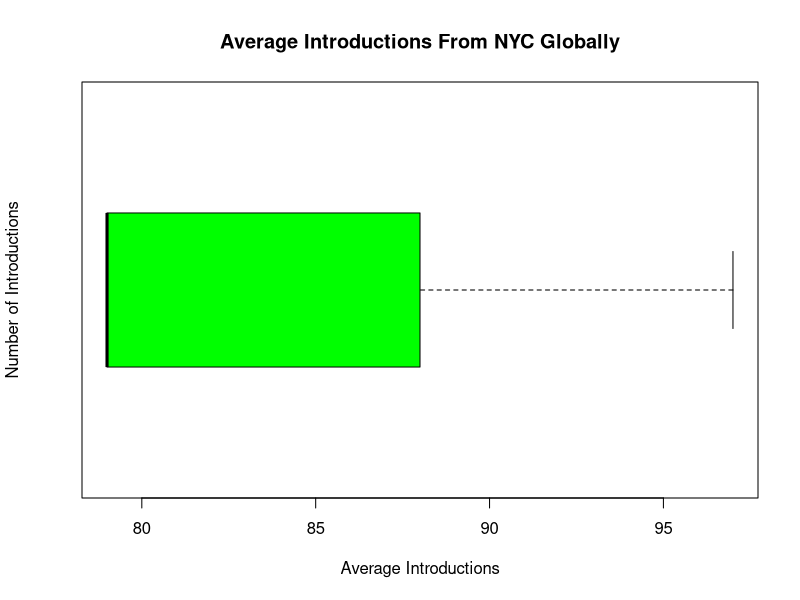
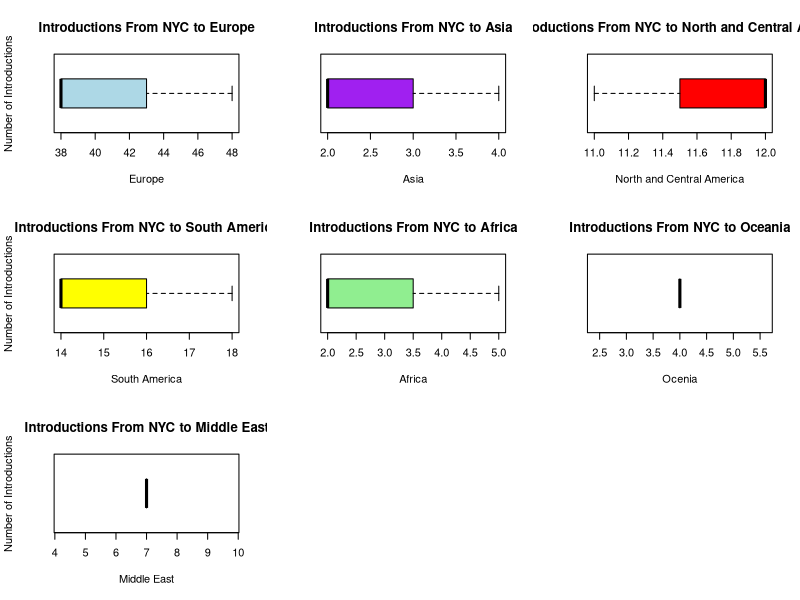

The R script that drew these images, in order:
# Make the dataframe with the results and the make boxplots

# data 
data <- data.frame("Total" = c(79,79,97), "EU" = c(38,38,48), "Asia" = c(2,2,4), "NCA" = c(12,12,11), "Oceania" = c(4,4,4), 
                   "SA" = c(14,14,18), "Africa"=c(2,2,5), "ME"=c(7,7,7))
boxplot(data$Total, main="Average Introductions From NYC Globally", ylab="Number of Introductions", xlab="Average Introductions", col="green", horizontal = TRUE)

par(mfrow=c(3,3))
boxplot(data$EU, main="Introductions From NYC to Europe", ylab="Number of Introductions", xlab="Europe", col="light blue", horizontal = TRUE)
boxplot(data$Asia, main="Introductions From NYC to Asia", xlab="Asia", col="purple", horizontal = TRUE)
boxplot(data$NCA, main="Introductions From NYC to North and Central America", xlab="North and Central America", col="red", horizontal = TRUE)
boxplot(data$SA, main="Introductions From NYC to South America", ylab="Number of Introductions", xlab="South America", col="yellow", horizontal = TRUE)
boxplot(data$Africa, main="Introductions From NYC to Africa", xlab="Africa", col="light green", horizontal = TRUE)
boxplot(data$Oceania, main="Introductions From NYC to Oceania", xlab="Ocenia", col="pink", horizontal = TRUE)
boxplot(data$ME, main="Introductions From NYC to Middle East", ylab="Number of Introductions", xlab="Middle East", col="white", horizontal = TRUE)

par(mfrow=c(1,1))
